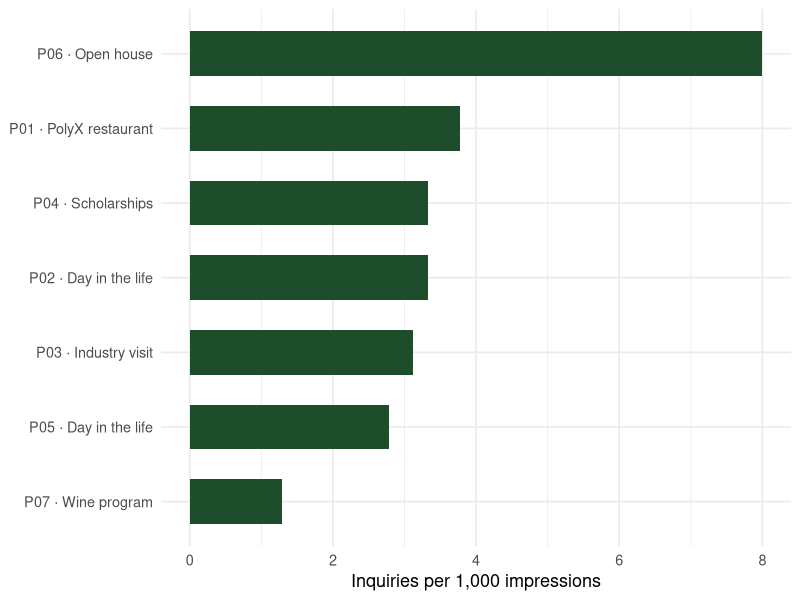

Write R code to recreate this figure.
## ---- chunk 1
#| label: setup
#| code-fold: true
#| code-summary: "Packages used in this report"

library(tidyverse)
library(knitr)
## ---- chunk 2
#| label: example-data

channels <- tribble(
  ~channel_code, ~platform,          ~medium,
  "IG",          "Instagram",        "Organic social",
  "FB",          "Facebook",         "Organic social",
  "YT",          "YouTube",          "Organic social",
  "EM",          "Email newsletter", "Email"
)

posts <- tribble(
  ~post_id, ~channel_code, ~theme,             ~impressions, ~form, ~portal, ~event_reg, ~email_sub,
  "P01",    "IG",          "PolyX restaurant",  1850,        2,     1,       3,          1,
  "P02",    "IG",          "Day in the life",   2400,        3,     2,       1,          2,
  "P03",    "FB",          "Industry visit",     960,        1,     0,       2,          0,
  "P04",    "FB",          "Scholarships",      1200,        2,     1,       0,          1,
  "P05",    "YT",          "Day in the life",    720,        1,     1,       0,          0,
  "P06",    "EM",          "Open house",        1500,        4,     3,       5,          0,
  "P07",    "TT",          "Wine program",      3100,        2,     0,       1,          1
)
## ---- chunk 3
#| label: tbl-joined
#| tbl-cap: "Posts after left_join() with the channels lookup table"

posts_full <- posts |>
  left_join(channels, by = "channel_code")

posts_full |>
  select(post_id, channel_code, platform, medium, theme) |>
  kable()
## ---- chunk 4
#| label: anti-join-check

posts |>
  anti_join(channels, by = "channel_code") |>
  select(post_id, channel_code)
## ---- chunk 5
#| label: across-example

posts_full |>
  group_by(platform) |>
  summarize(
    posts = n(),
    across(form:email_sub, sum, .names = "{.col}_total")
  ) |>
  arrange(desc(form_total)) |>
  kable()
## ---- chunk 6
#| label: rowwise-example

post_rates <- posts_full |>
  rowwise() |>
  mutate(
    inquiries = sum(c_across(form:email_sub)),
    per_1k    = round(inquiries / impressions * 1000, 2)
  ) |>
  ungroup()

post_rates |>
  select(post_id, platform, theme, impressions, inquiries, per_1k) |>
  arrange(desc(per_1k)) |>
  kable()
## ---- chunk 7
#| label: fig-rate
#| fig-cap: "Inquiries per 1,000 impressions by post (illustrative data)"
#| code-fold: true
#| fig-width: 8
#| fig-height: 4

post_rates |>
  mutate(label = paste(post_id, theme, sep = " · ")) |>
  ggplot(aes(x = per_1k, y = fct_reorder(label, per_1k))) +
  geom_col(fill = "#1e4d2b", width = 0.6) +
  labs(x = "Inquiries per 1,000 impressions", y = NULL) +
  theme_minimal(base_size = 13)
